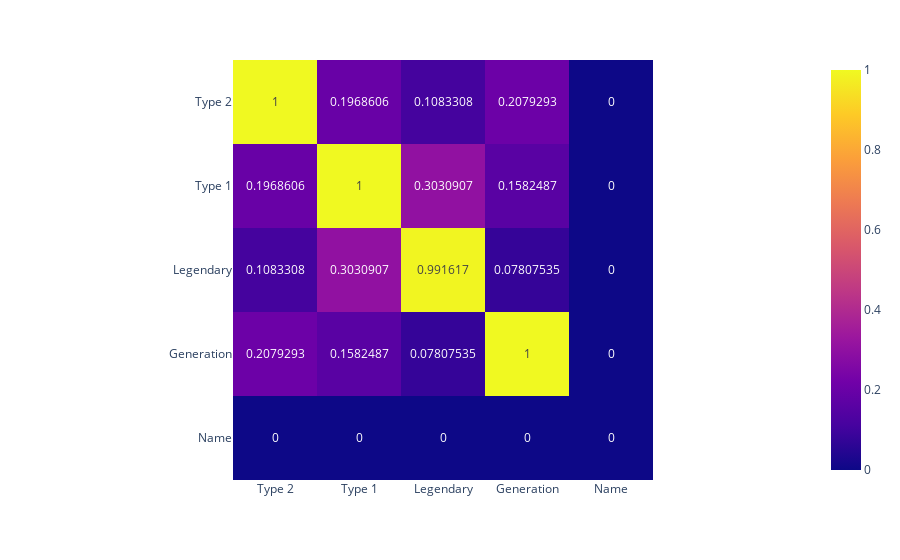

This figure's notebook cell:
### Markdown cell above
## Heatmaps for qualitative correlations

### Code cell
# git clone https://github.com/ayanatherate/dfcorrs.git
# cd dfcorrs 
# pip install -r requirements.txt

from dfcorrs.cramersvcorr import Cramers
cram=Cramers()
# cram.corr(df_pokemon)
cram.corr(df_pokemon, plot_htmp=True)

### Figure 1 — Plotly figure (JSON) as saved in the notebook; plotly's stock layout.template omitted (floating-point values rounded to 4 significant figures)
{"data": [{"coloraxis": "coloraxis", "hovertemplate": "x: %{x}<br>y: %{y}<br>color: %{z}<extra></extra>", "name": "0", "texttemplate": "%{z}", "type": "heatmap", "x": ["Type 2", "Type 1", "Legendary", "Generation", "Name"], "xaxis": "x", "y": ["Type 2", "Type 1", "Legendary", "Generation", "Name"], "yaxis": "y", "z": [[1.0, 0.1969, 0.1083, 0.2079, 0.0], [0.1969, 1.0, 0.3031, 0.1582, 0.0], [0.1083, 0.3031, 0.9916, 0.07808, 0.0], [0.2079, 0.1582, 0.07808, 1.0, 0.0], [0.0, 0.0, 0.0, 0.0, 0.0]]}], "layout": {"coloraxis": {"colorscale": [[0, "#0d0887"], [0.1111, "#46039f"], [0.2222, "#7201a8"], [0.3333, "#9c179e"], [0.4444, "#bd3786"], [0.5556, "#d8576b"], [0.6667, "#ed7953"], [0.7778, "#fb9f3a"], [0.8889, "#fdca26"], [1, "#f0f921"]]}, "margin": {"t": 60}, "xaxis": {"anchor": "y", "constrain": "domain", "domain": [0, 1], "scaleanchor": "y"}, "yaxis": {"anchor": "x", "autorange": "reversed", "constrain": "domain", "domain": [0, 1]}}}
